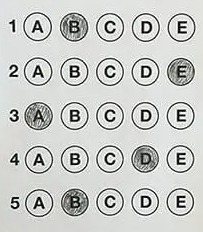
#> input picture test.jpg, 203 x 232 px
$ python main.py
#> lines starting #> are read from the running program, lines starting #| are printed output that depends on the picture; after the words box and inside, x2 and y2 are one past the last pixel; in counts of white or black regions, pixels touching at a corner belong together
import cv2
import numpy as np

def preprocess_image(image_path):
    image = cv2.imread(image_path, cv2.IMREAD_GRAYSCALE)  #Grayscale
    blurred = cv2.GaussianBlur(image, (5, 5), 0)  # blur to reduce noise
    _, thresh = cv2.threshold(blurred, 0, 255, cv2.THRESH_BINARY_INV + cv2.THRESH_OTSU)#thresholding
    return image, thresh

def find_circles(thresh):
    contours, _ = cv2.findContours(thresh, cv2.RETR_EXTERNAL, cv2.CHAIN_APPROX_SIMPLE)
    detected_circles = []

    for contour in contours:
        approx = cv2.approxPolyDP(contour, 0.02 * cv2.arcLength(contour, True), True)
        area = cv2.contourArea(contour)

        #filter contours based on shape and size
        if len(approx) > 6 and 200 < area < 1500:
            (x, y), radius = cv2.minEnclosingCircle(contour)
            detected_circles.append((int(x), int(y), int(radius)))

    return detected_circles

def get_option(x): # x coordinate threshold for answer options (checked from input image)
    if x < 57:
        return 'A'
    elif x < 92:
        return 'B'
    elif x < 127:
        return 'C'
    elif x < 160:
        return 'D'
    else:
        return 'E'

def group_by_questions(circles):
    circles.sort(key=lambda c: c[1])  # sorting by y value
    question_groups = []
    current_group = []

    for x, y, r in circles:
        if not current_group:
            current_group.append((x, y, r))
        else:
            #checking if bubble is for previous qn
            if abs(current_group[0][1] - y) < 20:
                current_group.append((x, y, r))
            else:
                question_groups.append(current_group[:])
                current_group = [(x, y, r)]  #new qn

    if current_group:  # Add the last group
        question_groups.append(current_group)

    return question_groups

def detect_answers(image_path):
    image, thresh = preprocess_image(image_path)
    circles = find_circles(thresh)
    questions = group_by_questions(circles)
    answers = {}

    debug_image = cv2.cvtColor(image, cv2.COLOR_GRAY2BGR)  # Convert grayscale to color for visualization

    for q_num, question_bubbles in enumerate(questions, 1):
        max_fill_ratio = 0
        marked_answer = None

        print(f"Question {q_num} bubble positions: {[x for x, _, _ in question_bubbles]}")

        for (x, y, r) in question_bubbles:
            option = get_option(x)

            # Create a mask for this bubble
            mask = np.zeros_like(thresh, dtype=np.uint8)
            mask_radius = int(r * 0.7)
            cv2.circle(mask, (x, y), mask_radius, 255, -1)

            # Apply mask and count white pixels
            bubble_area = cv2.bitwise_and(thresh, thresh, mask=mask)
            white_pixel_count = np.sum(bubble_area == 255)

            # Calculate fill ratio
            bubble_area_estimated = np.pi * (mask_radius ** 2)
            fill_ratio = white_pixel_count / bubble_area_estimated if bubble_area_estimated > 0 else 0

            # Determine the most filled bubble
            if fill_ratio > max_fill_ratio:
                max_fill_ratio = fill_ratio
                marked_answer = option

        # Save the detected answer if it meets the threshold
        if max_fill_ratio > 0.4:
            answers[q_num] = marked_answer

    return answers

image_path = "test.jpg"

img = cv2.imread(image_path)
#> img is the input picture: shape (232, 203, 3); mean B, G, R 199.9, 202.7, 201.1

# Extract answers
answers = detect_answers(image_path)
#> in preprocess_image, `blurred = cv2.GaussianBlur(image, (5, 5), 0)`:
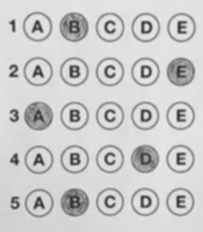
#> blurred: shape (232, 203); min 45, max 233, mean 201.9
#> in preprocess_image, `_, thresh = cv2.threshold(blurred, 0, 255, cv2.THRESH_BINARY_INV + cv2..`:
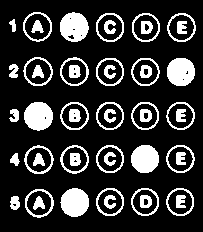
#> thresh: shape (232, 203); 20.3% white; 50 white regions
#> in find_circles, `contours, _ = cv2.findContours(thresh, cv2.RETR_EXTERNAL, cv2.CHAIN_AP..`: contours = 30 contours; largest, box (x1, y1, x2, y2) and area: (23, 12, 52, 42) 646, (60, 12, 89, 42) 636, (23, 57, 53, 86) 630, (96, 13, 124, 42) 627, (167, 13, 196, 42) 621
#> the loop in find_circles, `for contour in contours:` made 30 passes
#> (area, x, y, radius) on passes 2, 3, 4, 5, 6, 8, 9, 10, 11, 12, 14, 15: (617.5, 38.74, 202.7, 14.51), (590, 179.9, 201.6, 14.17), (590.5, 144.6, 201.5, 14.23), (592.5, 109.5, 201.5, 14.26), (608.5, 74.43, 202.1, 14.43), (597, 179.9, 158.5, 14.18), (585.5, 144.5, 158.5, 14.23), (589.5, 109.6, 158.7, 14.21), (604.5, 74.16, 159, 14.31), (620, 38.5, 159.5, 14.58), (598, 180.1, 115.2, 14.32), (591, 144.7, 115.4, 14.24)
#> area on passes 1, 7, 13, 19, 25: 93.5, 62.5, 72, 73.5, 39.5
#> after the loop in find_circles, `for contour in contours:`: detected_circles = 25 items, first 6: (38, 202, 14), (179, 201, 14), (144, 201, 14), (109, 201, 14), (74, 202, 14), (179, 158, 14)
#> in detect_answers, `circles = find_circles(thresh)`: circles has the same summary as detected_circles in find_circles
#> the loop in group_by_questions, `for x, y, r in circles:` made 25 passes
#> (x, y, current_group) on passes 6, 11, 16, 21: (180, 71, [(180, 71, 14)]), (180, 115, [(180, 115, 14)]), (179, 158, [(179, 158, 14)]), (179, 201, [(179, 201, 14)])
#> (x, y) on passes 1, 2, 3, 4, 5, 7: (73, 26), (37, 26), (180, 27), (145, 27), (109, 27), (145, 71)
#> after the loop in group_by_questions, `for x, y, r in circles:`: question_groups = 4 items
#> in detect_answers, `questions = group_by_questions(circles)`: questions = 5 items
#> the loop in detect_answers, `for q_num, question_bubbles in enumerate(questions, 1):` made 5 passes
#| Question 1 bubble positions: [73, 37, 180, 145, 109]
#| Question 2 bubble positions: [180, 145, 109, 73, 37]
#| Question 3 bubble positions: [180, 144, 109, 74, 38]
#| Question 4 bubble positions: [179, 144, 109, 74, 38]
#| Question 5 bubble positions: [179, 144, 109, 38, 74]
#> after the loop in detect_answers, `for q_num, question_bubbles in enumerate(questions, 1):`:
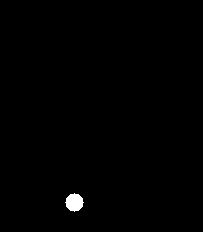
#> mask: shape (232, 203); 0.54% white; 1 white region, box (x1, y1, x2, y2) and area: (65, 193, 84, 212) 253
#> after the loop in detect_answers, `for q_num, question_bubbles in enumerate(questions, 1):`: answers = {1: 'B', 2: 'E', 3: 'A', 4: 'D', 5: 'B'}
#> answers = {1: 'B', 2: 'E', 3: 'A', 4: 'D', 5: 'B'}

# Print final answers
print("\nFinal Detected Answers:")
for q, ans in sorted(answers.items()):
    print(f"Question {q}: Marked {ans}")
#> this loop made 5 passes
#| Question 1: Marked B
#| Question 2: Marked E
#| Question 3: Marked A
#| Question 4: Marked D
#| Question 5: Marked B
